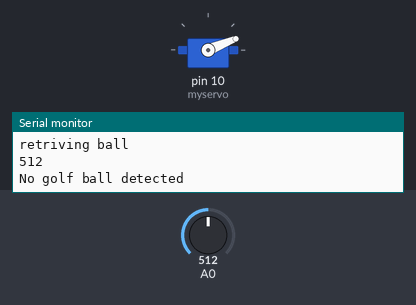
Bench run of a sketch on a simulated Arduino Uno, built with avr-gcc and run on an emulated ATmega328P. Shown: servo, the last lines printed to the serial monitor. The test bench sets the inputs (shaded band); at power-on: A0 = 512. Random numbers use the default seed unless the sketch sets one.

Above: at 1.8 s.
1.9 s: A0 set to 11
5.2 s: A0 set to 8
At 7.6 s:
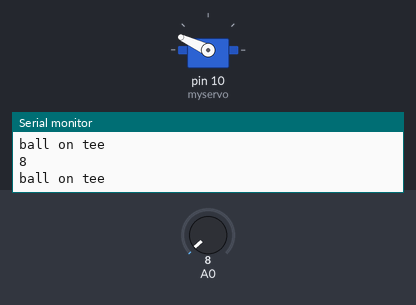
8.7 s: A0 set to 182
10.4 s: A0 set to 218
At 11.6 s:
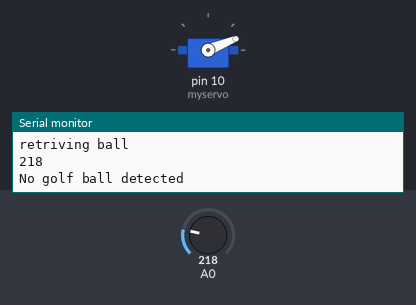
11.9 s: A0 set to 0
At 15.8 s:
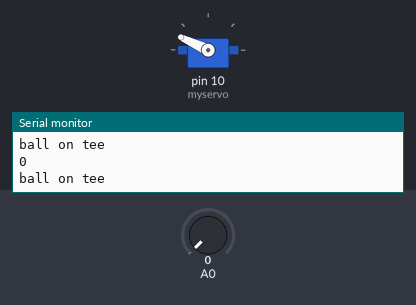
Timing chart, 0 to 16.9 s (numbered marks = the images above; inputs shaded):
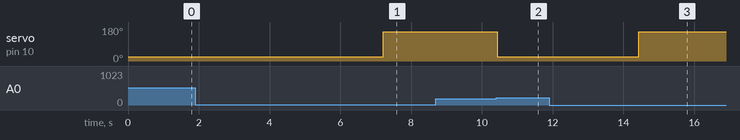

Measured:
- the behaviour switches between 10 and 9 on A0 (found by bisection; images 0 and 1)
- the behaviour switches between 200 and 201 on A0 (found by bisection; images 1 and 2)
- after the input at 5.2 s, servo on pin 10 (myservo): 22° → 155° after 2.0 s
- after the input at 10.4 s, servo on pin 10 (myservo): 155° → 22° at once
- after the input at 11.9 s, servo on pin 10 (myservo): 22° → 155° after 2.5 s

The sketch:

DIY_Linear_Servo_Actuator.ino
```cpp
#include <Servo.h>

Servo myservo;  // create servo object to control a servo
// twelve servo objects can be created on most boards

void setup() {
  myservo.attach(10);  // attaches the servo on pin 10 to the servo object
  Serial.begin(9600);
}

void loop() {
    int analogValue = analogRead(A0);
    Serial.println(analogValue);

    if(analogValue > 200){ // if light is getting through ==== no ball, needs to get another one
      Serial.println("No golf ball detected");
      myservo.write(22);
      delay(1000);
      Serial.println("retriving ball");
      }
     if(analogValue < 10){
      Serial.println("ball on tee");
      delay(2000);
      myservo.write(155);  // moves backward (opposite direction)
    }
    }
```

test.c
```cpp
#define WIDTH 3
#define LENGTH 10
#define PERMUTATION_SIZE 40

int ports[WIDTH][LENGTH];
float heights[WIDTH][LENGTH];


int permutation[PERMUTATION_SIZE];

void initializePermutations(){
    for(int i = 0; i< PERMUTATION_SIZE;i++){
            permutation[i] = rand() % (PERMUTATION_SIZE);
    }
}

float fade(float t) {
    // Fade function as defined by Ken Perlin. This eases coordinate values
    // so that they will "ease" towards integral values. This ends up shaping
    // the noise beautifully.
    return t * t * t * (t * (t * 6 - 15) + 10);
}

float lerp(float a, float b, float t) {
    return a + t * (b - a);
}

float grad(int hash, float x, float y) {
    switch(hash & 3) {
        case 0: return x + y;
        case 1: return -x + y;
        case 2: return x - y;
        case 3: return -x - y;
        default: return 0; // never happens
    }
}
float perlinNoise(float x, float y) {
    // Determine grid cell coordinates
    int xi = (int)floor(x) & 255;
    int yi = (int)floor(y) & 255;

    // printf("xi: %d, yi: %d\n",xi,yi);
    // Relative x, y coordinates within cell
    float xf = x - floor(x);
    float yf = y - floor(y);
    // printf("xf: %f, yf: %f\n",xf,yf);

    // Fade curves
    float u = fade(xf);
    float v = fade(yf);

    // Hash coordinates of 4 cube corners
    int aa, ab, ba, bb;
    aa = permutation[permutation[xi] + yi];
    ab = permutation[permutation[xi] + yi + 1];
    ba = permutation[permutation[xi + 1] + yi];
    bb = permutation[permutation[xi + 1] + yi + 1];

    // Add blended results from the 4 corners
    float x1, x2;
    x1 = lerp(grad(aa, xf, yf), grad(ba, xf - 1, yf), u);
    x2 = lerp(grad(ab, xf, yf - 1), grad(bb, xf - 1, yf - 1), u);

    // printf("Lerp result of %f, %f and %f: %f\n",x,y,v, lerp(x1,x2,v));
    return lerp(x1, x2, v);
}
int main(){
    for(int i = 0; i < WIDTH; i++){
        for(int j = 0; j < LENGTH; j++){
            ports[i][j] = i+j;
        }
    }

    for(int i = 0; i < WIDTH; i++){
        for(int j = 0; j < LENGTH; j++){
            heights[i][j] = 0.0f;
        }
    }
}
```
